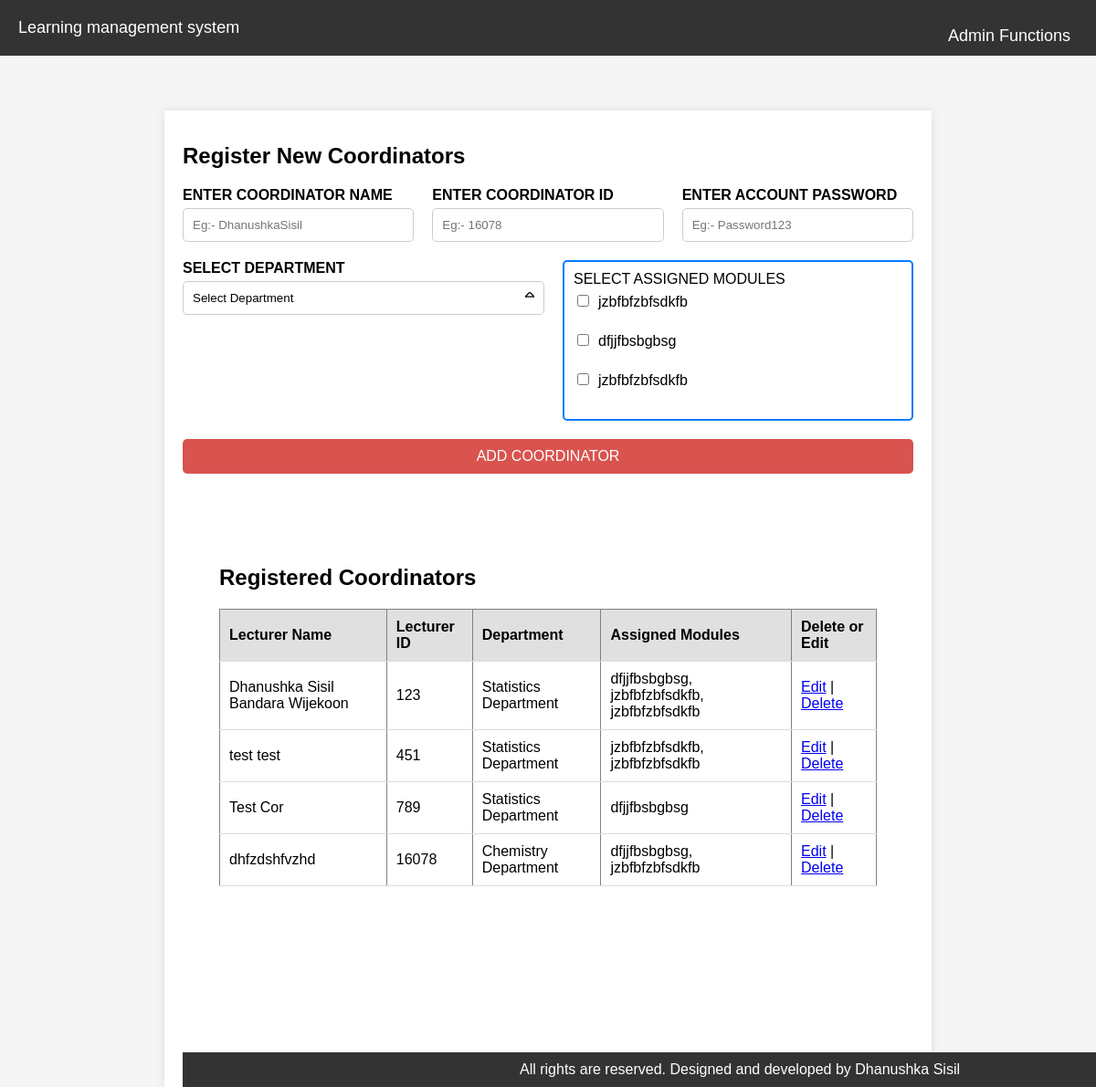
The page /views/admin/coordinators.php (signed in) on the database its author committed.
### tables this page shows
CREATE TABLE IF NOT EXISTS `modules` (
  `module_id` int NOT NULL AUTO_INCREMENT,
  `code` varchar(255) DEFAULT NULL,
  `title` varchar(255) DEFAULT NULL,
  `credit_value` int DEFAULT NULL,
  `department` varchar(255) DEFAULT NULL,
  PRIMARY KEY (`module_id`)
);

CREATE TABLE IF NOT EXISTS `coordinators` (
  `coordinator_id` int NOT NULL AUTO_INCREMENT,
  `lecturer_id` int DEFAULT NULL,
  `name` varchar(255) DEFAULT NULL,
  `department_id` int DEFAULT NULL,
  `account_password` varchar(50) NOT NULL,
  PRIMARY KEY (`coordinator_id`)
);

CREATE TABLE IF NOT EXISTS `departments` (
  `department_id` int NOT NULL,
  `department_name` varchar(50) NOT NULL
);

### views/admin/coordinators.php (the view, shortened to what this page needs)
<?php
require_once '../../db.php';
function fetchModules() {
    global $mysqli;
    $query = "SELECT module_id, title FROM modules";
    return $mysqli->query($query);
}
function fetchCoordinators() {
    global $mysqli;
    $query = "SELECT c.coordinator_id, c.name, c.lecturer_id, d.department_name
              FROM coordinators c
              JOIN departments d ON c.department_id = d.department_id";
    return $mysqli->query($query);
}
function fetchAssignedModules($coordinator_id) {
    global $mysqli;
    $query = "SELECT m.title
              FROM coordinator_modules cm
              JOIN modules m ON cm.module_id = m.module_id
              WHERE cm.coordinator_id = ?";
    $stmt = $mysqli->prepare($query);
    $stmt->bind_param('i', $coordinator_id);
    $stmt->execute();
    return $stmt->get_result();
}
$coordinators = fetchCoordinators();
?>
<html>
<head>
</head>
<body>
<div class="header">
        Learning management system
    </div>
    <div class="admin-functions">
        <button>Admin Functions</button>
    </div>
    <div class="container">
    <h1>Register New Coordinators</h1>
    <form method="POST" action="coordinators.php">
        <div class="form-row">
            <div class="form-group">
                <label for="coordinator-name">ENTER COORDINATOR NAME</label>
                <input type="text" id="coordinator-name" name="name" placeholder="Eg:- DhanushkaSisil" required>
            </div>
            <div class="form-group">
                <label for="coordinator-id">ENTER COORDINATOR ID</label>
                <input type="text" id="coordinator-id" name="lecturer_id" placeholder="Eg:- 16078" required>
            </div>
            <div class="form-group">
                <label for="account-password">ENTER ACCOUNT PASSWORD</label>
                <input type="password" id="account-password" name="password" placeholder="Eg:- Password123" required>
            </div>
        </div>
        <div class="form-row">
            <div class="form-group">
                <label for="department">SELECT DEPARTMENT</label>
                <select id="department" name="department" required>
                    <option value="">Select Department</option>
                </select>
            </div>
            <div class="checkbox-group">
                <label>SELECT ASSIGNED MODULES</label>
                <?php
                $modules = fetchModules();
                while ($module = $modules->fetch_assoc()) {
                    echo "<label><input type='checkbox' name='modules[]' value='" . $module['module_id'] . "'>" . $module['title'] . "</label><br>";
                }
                ?>
            </div>
        </div>
        <button type="submit" class="btn">ADD COORDINATOR</button>
    </form>
    <div style="margin-top: 100px; margin-bottom: 100px; margin-left: 5%; margin-right: 5%; padding-bottom: 100px">
    <h1>Registered Coordinators</h1>
            <table border="1" cellpadding="10">
                <thead>
                    <tr>
                        <th>Lecturer Name</th>
                        <th>Lecturer ID</th>
                        <th>Department</th>
                        <th>Assigned Modules</th>
                        <th>Delete or Edit</th>
                    </tr>
                </thead>
                <tbody>
                    <?php while ($coordinator = $coordinators->fetch_assoc()): ?>
                        <tr>
                            <td class="lecturer-name"><?php echo htmlspecialchars($coordinator['name']); ?></td>
                            <td class="lecturer-id"><?php echo htmlspecialchars($coordinator['lecturer_id']); ?></td>
                            <td class="department"><?php echo htmlspecialchars($coordinator['department_name']); ?></td>
                            <td class="assigned-modules">
                                <?php
                                $modules = fetchAssignedModules($coordinator['coordinator_id']);
                                $moduleNames = [];
                                while ($module = $modules->fetch_assoc()) {
                                    $moduleNames[] = $module['title'];
                                }
                                echo implode(', ', $moduleNames);
                                ?>
                            </td>
                            <td>
                                <a href="updateCoordinators.php?id=<?php echo $coordinator['coordinator_id']; ?>">Edit</a> |
                                <a href="?delete_id=<?php echo $coordinator['coordinator_id']; ?>" onclick="return confirm('Are you sure you want to delete this coordinator?');">Delete</a>
                            </td>
                        </tr>
                    <?php endwhile; ?>
                </tbody>
            </table>
    </div>
    <div class="footer">
        All rights are reserved. Designed and developed by Dhanushka Sisil
    </div>
</body>
</html>

### views/admin/coordinators.php (style rules this page uses)
body { font-family: Arial, sans-serif; margin: 0; padding: 0; height: 100vh; background-color: #f5f5f5; }
.container { margin-left: 15%; margin-right: 15%; margin-top: 5%; background-color: white; padding: 20px; box-shadow: 0 0 10px rgba(0, 0, 0, 0.1); }
.header { background-color: #333; color: white; padding: 20px; text-align: left; font-size: 18px; }
.admin-functions { position: relative; display: inline-block; float: right; margin-top: -40px; margin-right: 20px; }
.admin-functions button { background-color: #333; color: white; padding: 8px; font-size: 18px; border: none; cursor: pointer; }
h1 { font-size: 24px; margin-bottom: 20px; }
.form-row { display: flex; justify-content: space-between; margin-bottom: 20px; }
.form-group { flex: 1; margin-right: 20px; }
.form-group:last-child { margin-right: 0; }
.form-group label { display: block; margin-bottom: 5px; font-weight: bold; }
.form-group input, .form-group select { width: 100%; padding: 10px; border: 1px solid #ccc; border-radius: 5px; box-sizing: border-box; }
.form-group select { appearance: none; -webkit-appearance: none; -moz-appearance: none; background-size: 10px; }
.checkbox-group { border: 2px solid #007bff; padding: 10px; border-radius: 5px; width: 48%; box-sizing: border-box; }
.checkbox-group label { display: block; margin-bottom: 5px; }
.checkbox-group input { margin-right: 10px; }
.btn { background-color: #d9534f; color: white; padding: 10px 20px; border: none; border-radius: 5px; cursor: pointer; font-size: 16px; width: 100%; box-sizing: border-box; }
.footer { background-color: #333; color: white; text-align: center; padding: 10px; position: fixed; bottom: 0; width: 100%; }
table { width: 100%; border-collapse: collapse; margin-top: 20px; }
th, td { padding: 10px; text-align: left; border-bottom: 1px solid #ddd; }
th { background-color: #e0e0e0; }

### rows shown on the page
modules: title "jzbfbfzbfsdkfb"
modules: title "dfjjfbsbgbsg"
modules: title "jzbfbfzbfsdkfb"
coordinators: name "Dhanushka Sisil Bandara Wijekoon", lecturer "123", department.department_name "Statistics Department", moduleNames "dfjjfbsbgbsg, jzbfbfzbfsdkfb, jzbfbfzbfsdkfb"
coordinators: name "test test", lecturer "451", department.department_name "Statistics Department", moduleNames "jzbfbfzbfsdkfb, jzbfbfzbfsdkfb"
coordinators: name "Test Cor", lecturer "789", department.department_name "Statistics Department", moduleNames "dfjjfbsbgbsg"
coordinators: name "dhfzdshfvzhd", lecturer "16078", department.department_name "Chemistry Department", moduleNames "dfjjfbsbgbsg, jzbfbfzbfsdkfb"
